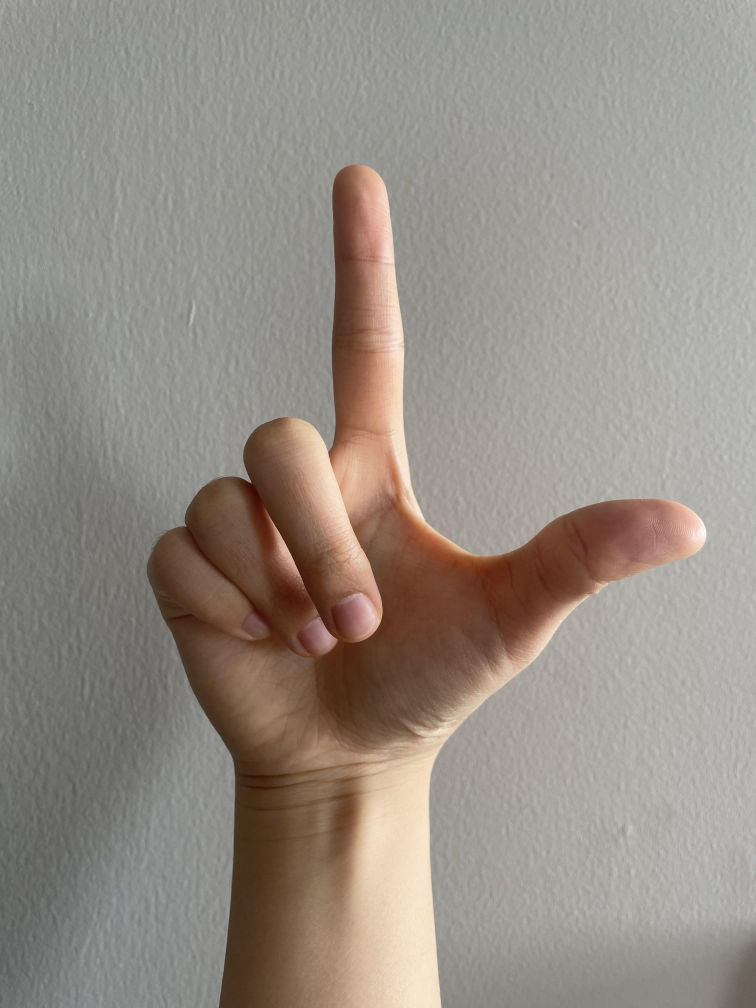
#> input picture finalproject/gun.jpg, 3024 x 4032 px (shown at 1/4 size)
$ jupyter execute FingerCursor.ipynb
#> lines starting #> are read from the running program, lines starting #| are printed output that depends on the picture; after the words box and inside, x2 and y2 are one past the last pixel; in counts of white or black regions, pixels touching at a corner belong together
[cell 1]
import cv2
import numpy as np
import mediapipe as mp
from collections import deque

[cell 2]
def find_hands(image, multi_hand_landmarks):
#     optional in hand marks methodology
    if not multi_hand_landmarks:
        return 0
    imgRGB = cv2.cvtColor(image, cv2.COLOR_BGR2RGB)
    results = hands.process(imgRGB)
    if results.multi_hand_landmarks:
        for hand_pos in results.multi_hand_landmarks: # hand landmarks
            mp.solutions.drawing_utils.draw_landmarks(image, hand_pos, mp.solutions.hands.HAND_CONNECTIONS)  #hand_connections
    return image

def fingerCursor(dvc):
#> called with dvc = 0
    my_cam = cv2.VideoCapture(dvc)
    mark = 0

#     initialize camera and window
    window_height = my_cam.get(cv2.CAP_PROP_FRAME_HEIGHT)
    window_width = my_cam.get(cv2.CAP_PROP_FRAME_WIDTH)
    once = 1
    twice = 2

#     read the gesture image
    gun = cv2.imread('gun.jpg')
#> gun is the input picture: shape (4032, 3024, 3); mean B, G, R 133.4, 141.7, 149.8
    gun = cv2.cvtColor(gun, cv2.COLOR_BGR2GRAY)
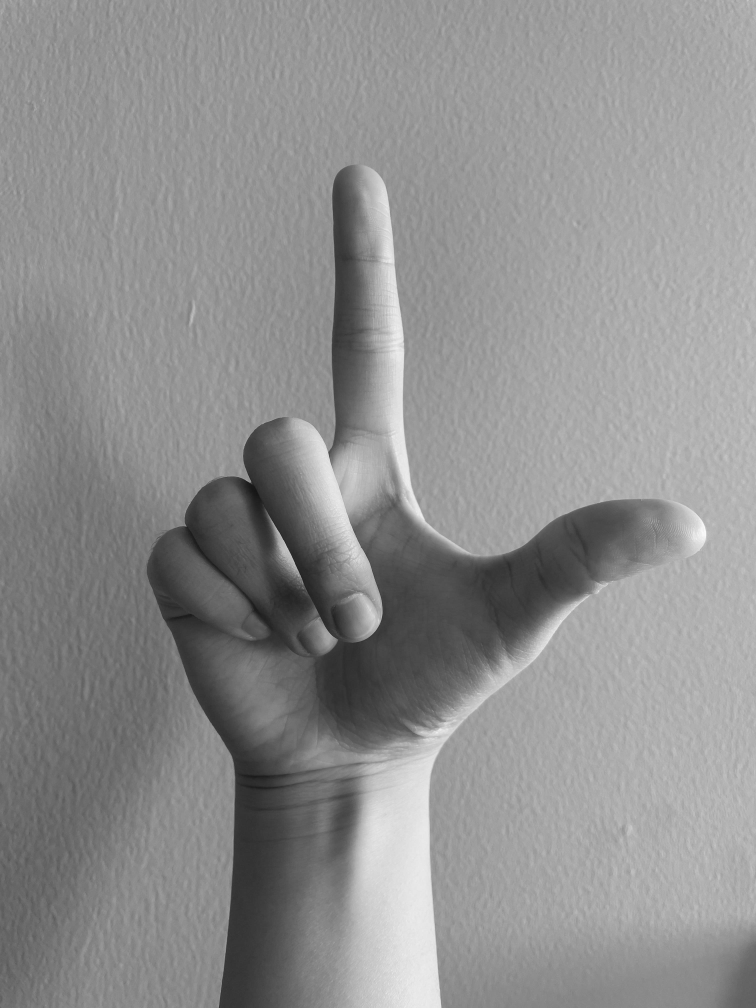
#> gun: shape (4032, 3024) (shown at 1/4 size); min 12, max 254, mean 143.2
    gun, non = cv2.findContours(gun, cv2.RETR_EXTERNAL, cv2.CHAIN_APPROX_NONE)#     read the gun image
#> gun = 1 contour; box (x1, y1, x2, y2) and area: (0, 0, 3024, 4032) 12185713; non = [[-1, -1, -1, -1]]
    hand_countour_gun = find_hands(gun, mark)#     read the gun image
#> hand_countour_gun = 0

    pointer = cv2.imread('pointer.jpg')
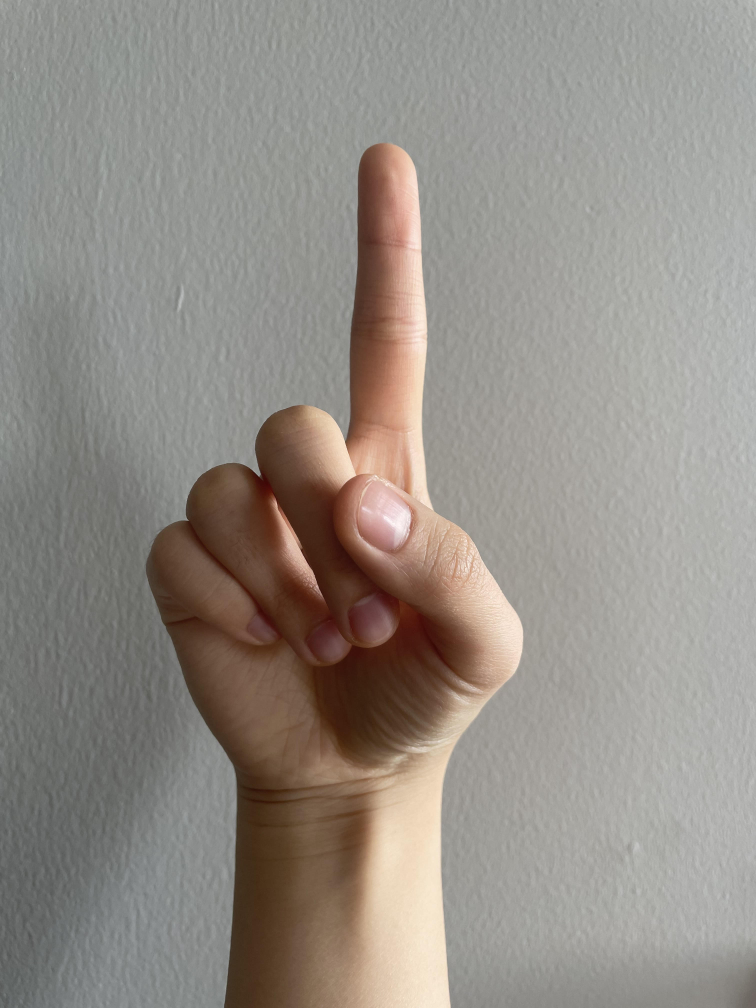
#> input picture finalproject/pointer.jpg, 3024 x 4032 px (shown at 1/4 size)
#> pointer is the input picture: shape (4032, 3024, 3); mean B, G, R 134.6, 141.5, 147.7
    pointer = cv2.cvtColor(pointer, cv2.COLOR_BGR2GRAY)
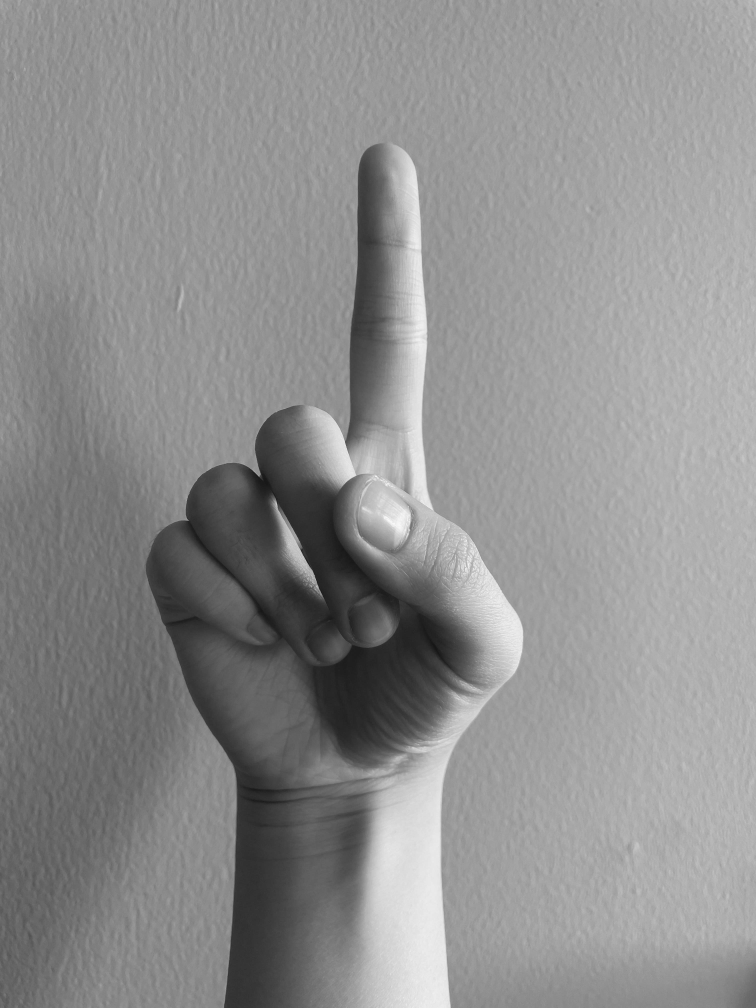
#> pointer: shape (4032, 3024) (shown at 1/4 size); min 9, max 253, mean 142.6
    pointer, non = cv2.findContours(pointer, cv2.RETR_EXTERNAL, cv2.CHAIN_APPROX_NONE)#     read the pointer image
#> pointer has the same summary as gun
    hand_countour_ptr = find_hands(pointer, mark)#     read the pointer image
#> hand_countour_ptr = 0

#     initialization the tip circle position
    pos_finger = (50, 50)
#     initialization the line position
    pos_line = np.append(np.array([], np.uint8), pos_finger)
#     initialization the line length
    length_line = 0
    total_length_line = [0]
#     initialization the filter and kernel
    kernel_ = deque([(50, 50),(50, 50),(50, 50),(50, 50),(50, 50)], 6)
#     initialization the gesture kernel filter
    gesture_kernel = deque([0,0,0,0,0], 6)

    ## color definition
    color1 = (50,0,0)
    color2 = (0,0,255)

#     initialization the segmentation kernel
    initial_k = np.ones((10, 10),np.float32)
    initial_k = initial_k / 100


# while loop
    while(my_cam.isOpened()):
        non1, sketch = my_cam.read()
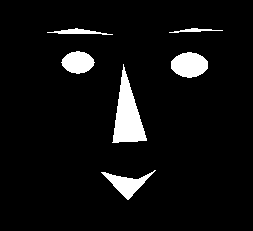
#> input picture MP1/face.bmp, 253 x 231 px, given in place of the camera
#> sketch is the input picture: shape (231, 253, 3); 6.1% white; 6 white regions, box (x1, y1, x2, y2) and area: (112, 64, 147, 143) 1377, (171, 52, 208, 78) 730, (101, 170, 156, 200) 579, (61, 51, 95, 74) 558, (47, 28, 113, 35) 204, (169, 28, 223, 33) 114
        sketch = cv2.flip(sketch, once)
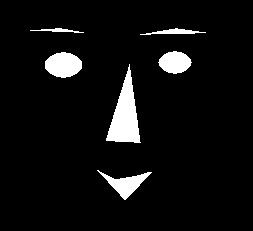
#> sketch: shape (231, 253, 3); 6.1% white; 6 white regions, box (x1, y1, x2, y2) and area: (106, 64, 141, 143) 1377, (45, 52, 82, 78) 730, (97, 170, 152, 200) 579, (158, 51, 192, 74) 558, (140, 28, 206, 35) 204, (30, 28, 84, 33) 114
        orig_sk = sketch[:round(window_height),:round(window_width)]

#         skin color check
        bd = cv2.bitwise_and(cv2.cvtColor(orig_sk, cv2.COLOR_BGR2HSV), cv2.cvtColor(orig_sk, cv2.COLOR_BGR2HSV),
                              mask = cv2.inRange(cv2.cvtColor(orig_sk, cv2.COLOR_BGR2HSV), np.array([0, 30, 45], np.uint8),np.array([50, 245, 255], np.uint8)))
#> bd: shape (231, 253, 3); every value is 0
        bd = cv2.erode(bd, initial_k, iterations = once) #set the iteration to 1 while do the countour
        bd = cv2.dilate(bd, initial_k, iterations = once) #set the iteration to 1 while do the countour

        colored_img = cv2.cvtColor(bd, cv2.COLOR_HSV2BGR) #rgb info's conbime and output the rgb_img
        cut_img = cv2.cvtColor(colored_img, cv2.COLOR_BGR2GRAY) #gray image
#> cut_img: shape (231, 253); every value is 0
        cut_img = cv2.GaussianBlur(cut_img, (13, 13), 0) #used in lecture

        ct, _non = cv2.findContours(cut_img, cv2.RETR_EXTERNAL, cv2.CHAIN_APPROX_NONE)
#> ct = []

        if not ct:
            print('The fingertip not detected')

        if len(ct) != 0:
            cnt_img = max(ct, key = cv2.contourArea)
            if cv2.contourArea(cnt_img) > 800:
                curs_pos = tuple(cnt_img[cnt_img[:,:,1].argmin()][0]) #argmin(0)

#                 gun gesture
                num_ges = 0
                my_num = cv2.matchShapes(cnt_img, gun[0], 2, 0.0)   #   gesture should be added here
                gesture_kernel.append(my_num)

                def quick_coq(ob):
                    return (ob // 6)

                for i in gesture_kernel:
                    num_ges += i
                my_num = quick_coq(num_ges)

#                 pointer gesture
                num_ges_pt = 0
                my_num_pt = cv2.matchShapes(cnt_img, pointer[0], 2, 0.0)   #   gesture should be added here
                gesture_kernel.append(my_num_pt)

                for i in gesture_kernel:
                    num_ges_pt += i
                my_num_pt = quick_coq(num_ges_pt)

                def quick_sf(img):
                    mp.solutions.drawing_utils.draw_landmarks(img, hand_pos, mp.solutions.hands.HAND_CONNECTIONS)
                def quick_dk(ob1, ob2):
                    return (((ob1[0]-ob2[0])**2 + (ob1[1]-ob2[1])**2)**0.5)
                def quick_deq(ob):
                    return (ob // 6)

                length_line = quick_dk(curs_pos, pos_finger)
                if length_line >= 300:
                    pass
                if length_line < 300:
                    try:
                        cv2.drawContours(colored_img, [cnt_img], 0 , (0, 255, 0), 5)
                        kernel_.append(curs_pos)
                        k_width = 0
                        k_length = 0
                        for i in kernel_:
                            k_length += i[1]
                            k_width += i[0]
                        curs_pos = (quick_deq(k_width), quick_deq(k_length))

                        if not curs_pos:
                            print('cursor not founded, error occurs')

                        if my_num > 0.75: #theshold number set to 0.75
                            pos_line = np.append(pos_line, curs_pos)
                            total_length_line.append(length_line)

                        else:
                            pos_line = np.array([], np.uint8)
#                             the position get updated
                            pos_line = np.append(pos_line, pos_finger) #find the position of pos_line
                            length_line = 0
                            total_length_line = [length_line]
                            pass
#                         the postion updated
                        pos_finger = curs_pos
                    except:
                        pass

        for n in range(once, len(total_length_line)):
            cv2.line(orig_sk, (pos_line[n * twice-twice], pos_line[n * twice-once]), (pos_line[n*twice],pos_line[n*twice+once]), color2, round(-0.0328 * total_length_line[n] + 15))
            cv2.line(colored_img, (pos_line[n * twice-twice], pos_line[n * twice-once]), (pos_line[n*twice],pos_line[n*twice+once]), color2, round(-0.0328 * total_length_line[n] + 15))

        cv2.circle(orig_sk, pos_finger, 8, color1 , round(3.024))
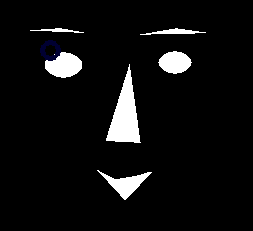
#> orig_sk: shape (231, 253, 3); 0.4% of pixels changed, all inside (x1, y1, x2, y2) = (40, 40, 61, 61)
        cv2.circle(colored_img, pos_finger, 8, color1 , round(3.024))
#> colored_img: shape (231, 253, 3); mean B, G, R 0.2, 0, 0

        cv2.imshow('Finger_cursor_result', sketch)
        if cv2.waitKey(1) & 0xFF == ord('p'): #if press p, the program ends
#> (key Esc is pressed here)
            my_cam.release()
            break

    my_cam.release()
    cv2.destroyAllWindows()
